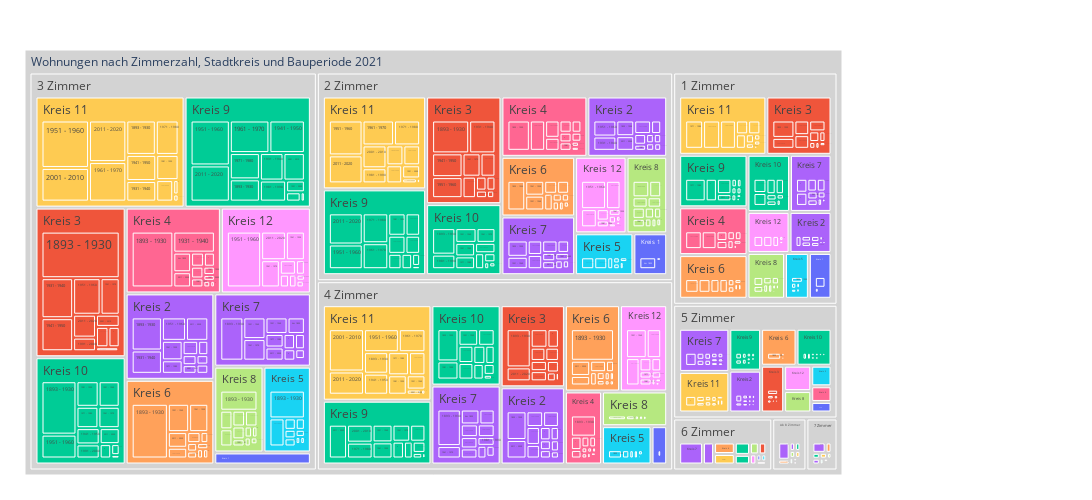

The notebook cell saved with this chart:
### Code cell
fig = px.treemap(myTreemapAgg.query('sum_AnzWhg >0').reset_index(), path=[px.Constant("Wohnungen nach Zimmerzahl, Stadtkreis und Bauperiode 2021")
                                                                                      ,'ZimmerLang','KreisLang', 'BauperiodeLang']
                 , values='sum_AnzWhg'
                 , color='KreisLang'
                 ## bei discrete scales (bei Klassen und Strings):                 
                 , color_discrete_map={'(?)':'lightgrey','Alt-Wiedikon':'gold', 'SP':'#FF3030', 'PdA':'#EE3B3B', 'Grüne':'#A2CD5A','GLP':'#CAFF70','Die Mitte':'orange','FDP':'#104E8B','AL':'deeppink','SVP':'forestgreen', 'FL ZÜRI':'#8B864E','Volt':'#lightblue' }                
                 ## bei continuous scales (bei Zahlenwerten):
                #, color_continuous_scale='cividis'
                #, color_continuous_midpoint=np.average(df['AnzBestWir'], weights=df['AnzBestWir'])  
                 ,height=500
                 ,width=1100                 
                )
fig.update_traces(root_color="grey")
fig.update_layout(margin = dict(t=50, l=25, r=250, b=25))
fig.show()

### Figure 1 — Plotly figure (JSON) as saved in the notebook; plotly's stock layout.template omitted (floating-point values rounded to 4 significant figures; data arrays with more than 128 entries replaced by an {"elided": "..."} marker saying what was removed)
{"data": [{"branchvalues": "total", "customdata": {"elided": "1137x1 str values"}, "domain": {"x": [0, 1], "y": [0, 1]}, "hovertemplate": "labels=%{label}<br>sum_AnzWhg=%{value}<br>parent=%{parent}<br>id=%{id}<br>KreisLang=%{customdata[0]}<extra></extra>", "ids": {"elided": "1137 str values"}, "labels": {"elided": "1137 str values"}, "marker": {"colors": {"elided": "1137 str values"}}, "name": "", "parents": {"elided": "1137 str values"}, "root": {"color": "grey"}, "type": "treemap", "values": {"elided": "1137 int values"}}], "layout": {"height": 500, "legend": {"tracegroupgap": 0}, "margin": {"b": 25, "l": 25, "r": 250, "t": 50}, "width": 1100}}
